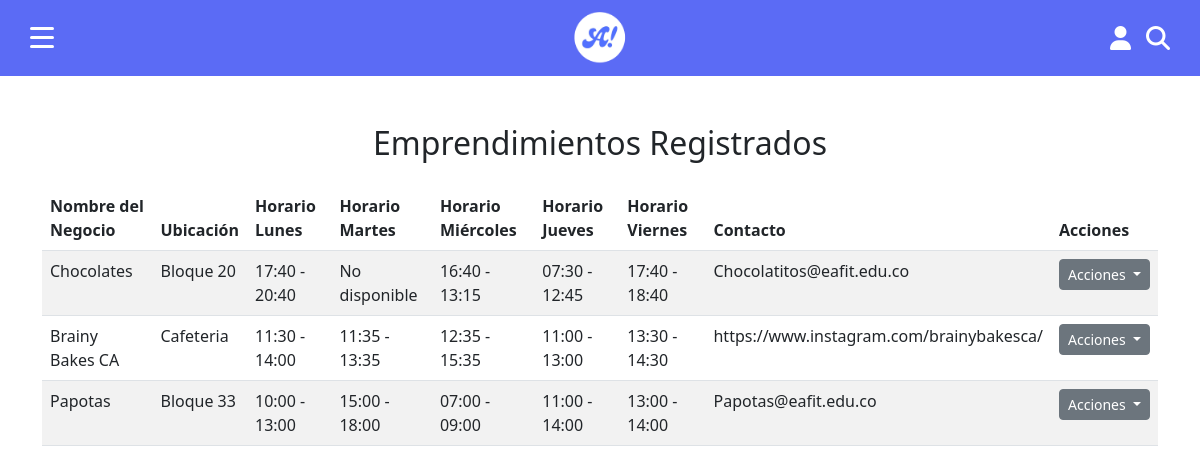
/emprendedores/, run on the app's committed database.
### RegistroEmprendedores/models.py (models this page shows, shortened)
class Entrepreneur(TimeStampedModel): # CAMBIO: Se hereda
    user = models.ForeignKey(settings.AUTH_USER_MODEL, on_delete=models.CASCADE, default=1)
    business_name = models.CharField(max_length=255)
    location = models.CharField(max_length=255, blank=True, null=True)
    description = models.TextField(blank=True, null=True)
    lunes_inicio = models.TimeField(blank=True, null=True)
    lunes_fin = models.TimeField(blank=True, null=True)
    martes_inicio = models.TimeField(blank=True, null=True)
    martes_fin = models.TimeField(blank=True, null=True)
    miercoles_inicio = models.TimeField(blank=True, null=True)
    miercoles_fin = models.TimeField(blank=True, null=True)
    jueves_inicio = models.TimeField(blank=True, null=True)
    jueves_fin = models.TimeField(blank=True, null=True)
    viernes_inicio = models.TimeField(blank=True, null=True)
    viernes_fin = models.TimeField(blank=True, null=True)
    contact_info = models.CharField(max_length=255, blank=True, null=True)
    logo = models.ImageField(upload_to='logos/', blank=True, null=True)

### RegistroEmprendedores/views.py (the view)
# urls.py: path('emprendedores/', views.entrepreneur_list, name='entrepreneur_list'),
def entrepreneur_list(request):
    entrepreneurs = Entrepreneur.objects.prefetch_related('products')
    return render(request, 'entrepreneur_list.html', {'entrepreneurs': entrepreneurs})

### RegistroEmprendedores/templates/entrepreneur_list.html (shortened to what this page needs)
{% load static %}
<!DOCTYPE html>
<html lang="es">
<head>
    <link href="https://cdn.jsdelivr.net/npm/bootstrap@5.3.0/dist/css/bootstrap.min.css" rel="stylesheet">
    <link rel="stylesheet" type="text/css" href="{% static 'cuentas/css/style.css' %}">
    <link rel="stylesheet" href="{% static 'negocios/css/carrusel.css' %}">
    <link rel="stylesheet" href="https://cdnjs.cloudflare.com/ajax/libs/font-awesome/6.4.2/css/all.min.css">
</head>
<body>
    <div class="top-bar">
        <div class="contenedor-izquierda">
            <div class="icono-menu" id="icono-menu">
                <div class="linea"></div>
                <div class="linea"></div>
                <div class="linea"></div>
            </div>
        </div>
        <img src="{% static 'cuentas/img/logo.png' %}" alt="Logo" class="logo">
        <div class="iconos-derecha">
            <i id="icono-usuario" class="fa-solid fa-user"></i>
            <i class="fa-solid fa-magnifying-glass"></i>
        </div>
    </div>
    <div class="container mt-5">
        <h2 class="text-center">Emprendimientos Registrados</h2>
        <table class="table table-striped mt-4">
            <thead>
                <tr>
                    <th>Nombre del Negocio</th>
                    <th>Ubicación</th>
                    <th>Horario Lunes</th>
                    <th>Horario Martes</th>
                    <th>Horario Miércoles</th>
                    <th>Horario Jueves</th>
                    <th>Horario Viernes</th>
                    <th>Contacto</th>
                    <th>Acciones</th>
                </tr>
            </thead>
            <tbody>
                {% for e in entrepreneurs %}
                    <tr>
                        <td>{{ e.business_name }}</td>
                        <td>{{ e.location }}</td>
                        <td>
                            {% if e.lunes_inicio and e.lunes_fin %}
                                {{ e.lunes_inicio|date:"H:i" }} - {{ e.lunes_fin|date:"H:i" }}
                            {% else %}
                                No disponible
                            {% endif %}
                        </td>
                        <td>
                            {% if e.martes_inicio and e.martes_fin %}
                                {{ e.martes_inicio|date:"H:i" }} - {{ e.martes_fin|date:"H:i" }}
                            {% else %}
                                No disponible
                            {% endif %}
                        </td>
                        <td>
                            {% if e.miercoles_inicio and e.miercoles_fin %}
                                {{ e.miercoles_inicio|date:"H:i" }} - {{ e.miercoles_fin|date:"H:i" }}
                            {% else %}
                                No disponible
                            {% endif %}
                        </td>
                        <td>
                            {% if e.jueves_inicio and e.jueves_fin %}
                                {{ e.jueves_inicio|date:"H:i" }} - {{ e.jueves_fin|date:"H:i" }}
                            {% else %}
                                No disponible
                            {% endif %}
                        </td>
                        <td>
                            {% if e.viernes_inicio and e.viernes_fin %}
                                {{ e.viernes_inicio|date:"H:i" }} - {{ e.viernes_fin|date:"H:i" }}
                            {% else %}
                                No disponible
                            {% endif %}
                        </td>
                        <td>{{ e.contact_info }}</td>
                        <td>
                            <div class="dropdown">
                                <button class="btn btn-secondary btn-sm dropdown-toggle" type="button" id="dropdownMenuButton{{ e.pk }}" data-bs-toggle="dropdown" aria-expanded="false">
                                    Acciones
                                </button>
                            </div>
                        </td>
                    </tr>
                {% endfor %}
            </tbody>
        </table>
    </div>
</body>
</html>

### cuentas/static/cuentas/css/style.css (style rules this page uses)
body { margin: 0; padding: 0; }
.top-bar { width: 100%; height: 2cm; background-color: #5B6BF5; top: 0; left: 0; z-index: 1000; display: flex; justify-content: space-between; align-items: center; position: relative; padding: 0 30px; box-sizing: border-box; }
.logo { max-height: 80%; max-width: 150px; position: absolute; left: 50%; transform: translateX(-50%); }
.contenedor-izquierda { position: relative; display: flex; align-items: center; height: 100%; }
.icono-menu { display: flex; flex-direction: column; justify-content: space-between; height: 21px; width: 24px; cursor: pointer; z-index: 1001; }
.icono-menu .linea { width: 24px; height: 3px; background-color: white; border-radius: 2px; }
.iconos-derecha { display: flex; align-items: center; gap: 15px; }
.iconos-derecha i { font-size: 24px; color: white; cursor: pointer; }

### data on the page
Entrepreneur: business_name "Chocolates", location "Bloque 20", lunes_inicio "17:40", lunes_fin "20:40", shows "No disponible", miercoles_inicio "16:40", miercoles_fin "13:15", jueves_inicio "07:30", jueves_fin "12:45", viernes_inicio "17:40", viernes_fin "18:40", contact_info "Chocolatitos@eafit.edu.co"
Entrepreneur: business_name "Brainy Bakes CA", location "Cafeteria", lunes_inicio "11:30", lunes_fin "14:00", martes_inicio "11:35", martes_fin "13:35", miercoles_inicio "12:35", miercoles_fin "15:35", jueves_inicio "11:00", jueves_fin "13:00", viernes_inicio "13:30", viernes_fin "14:30", contact_info "https://www.instagram.com/brainybakesca/"
Entrepreneur: business_name "Papotas", location "Bloque 33", lunes_inicio "10:00", lunes_fin "13:00", martes_inicio "15:00", martes_fin "18:00", miercoles_inicio "07:00", miercoles_fin "09:00", jueves_inicio "11:00", jueves_fin "14:00", viernes_inicio "13:00", viernes_fin "14:00", contact_info "Papotas@eafit.edu.co"
